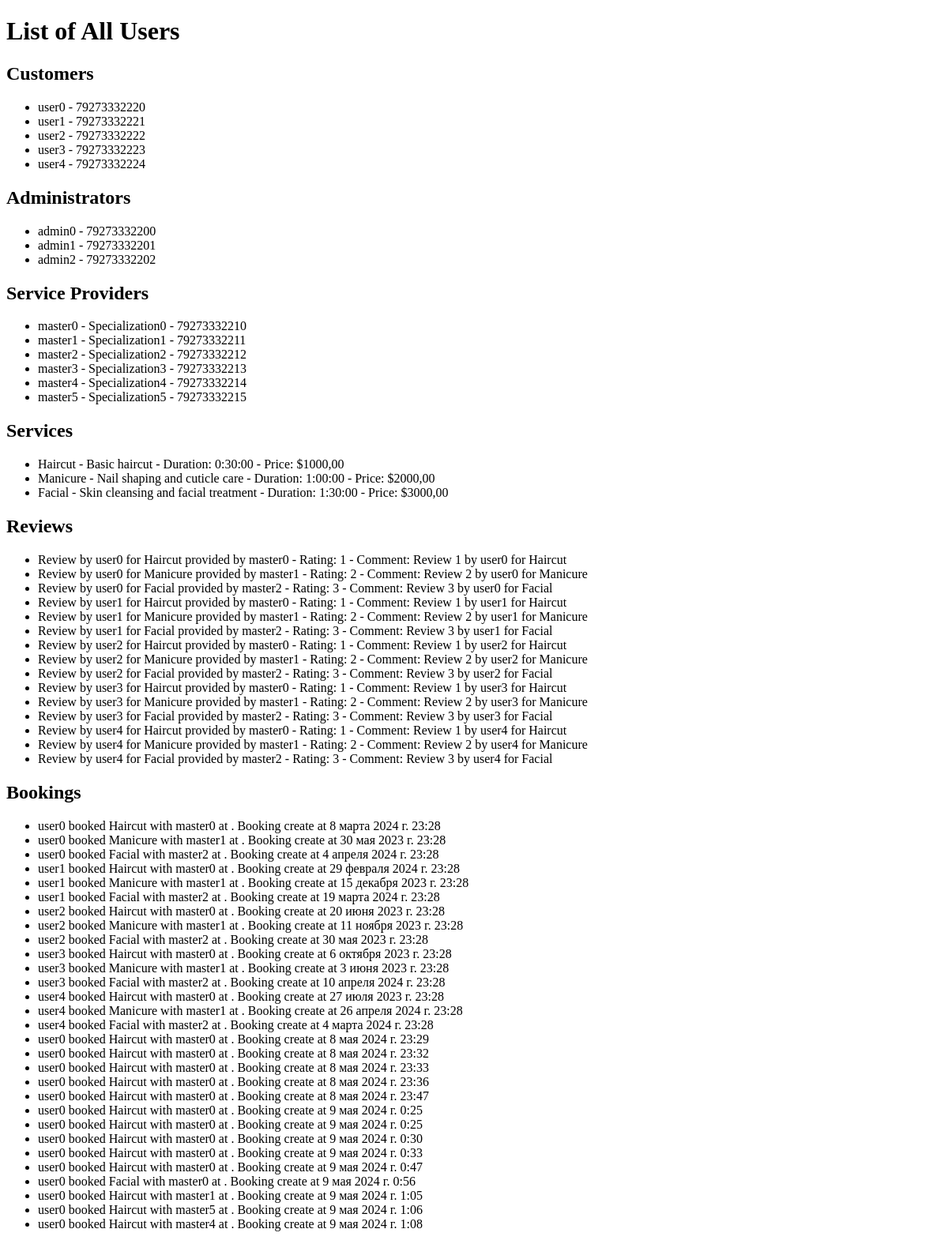
The page /list/ on the database as committed earlier.
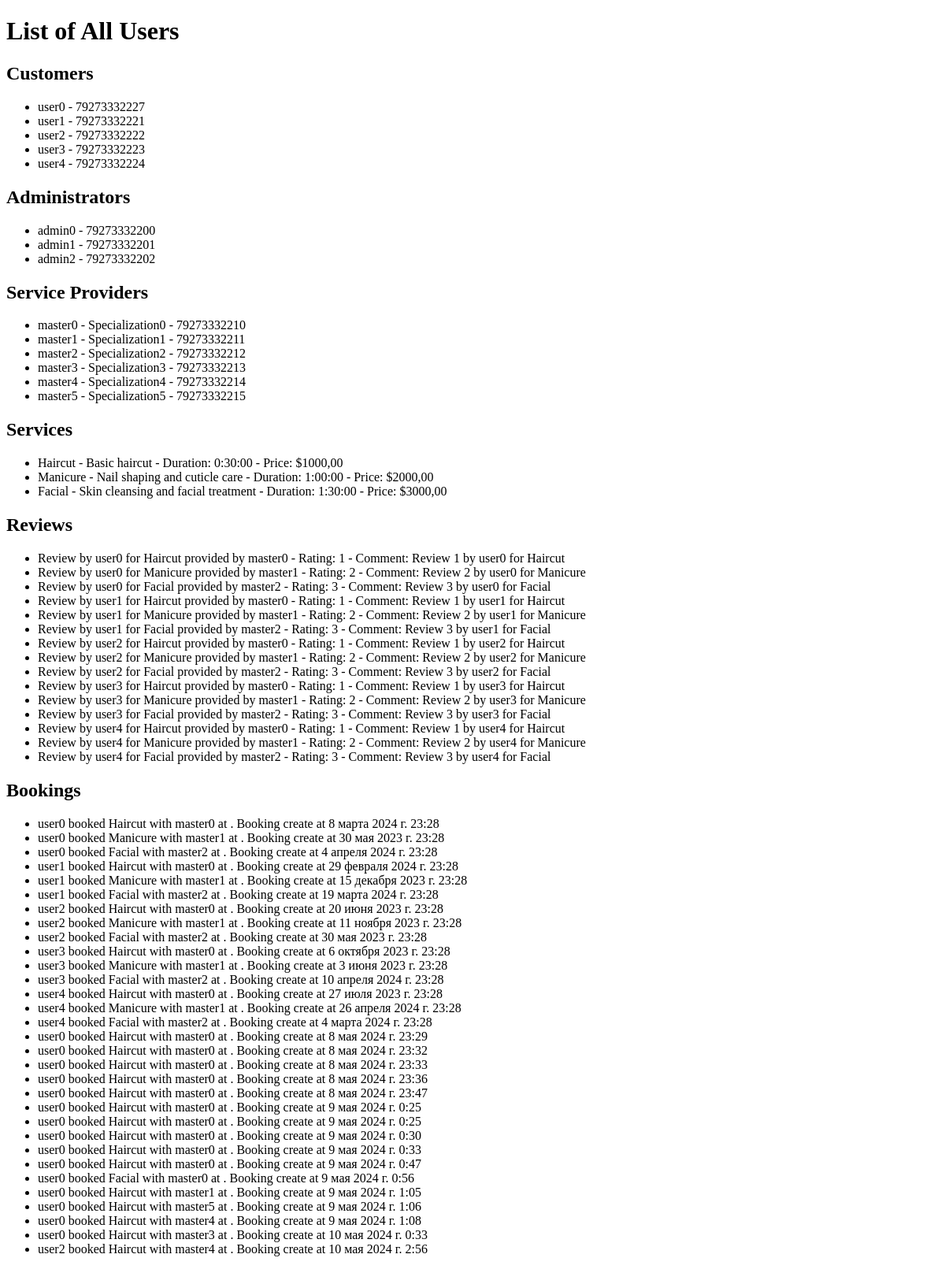
The same page on the database as committed later.
### booking/models.py (models this page shows, shortened)
class BaseProfile(models.Model):
    user = models.OneToOneField(User, on_delete=models.CASCADE)
    phone = models.CharField(max_length=20)
    birth_date = models.DateField(null=True, blank=True)
    class Meta:
        abstract = True  # Указываем, что модель является абстрактной и не должна создаваться в базе данных

class Customer(BaseProfile):
    pass

class Administrator(BaseProfile):
    pass

class ServiceProvider(BaseProfile):
    specialization = models.CharField(max_length=100)
    service = models.ManyToManyField('Service')

class Service(models.Model):
    name = models.CharField(max_length=100)
    description = models.TextField()
    duration = models.DurationField()
    price = models.DecimalField(max_digits=6, decimal_places=2)  # Цена услуги

class Review(models.Model):
    customer = models.ForeignKey(Customer, on_delete=models.CASCADE)
    service = models.ForeignKey(Service, on_delete=models.CASCADE)
    service_provider = models.ForeignKey(ServiceProvider, on_delete=models.CASCADE)  # Add ServiceProvider reference
    rating = models.IntegerField(default=1, choices=[(i, i) for i in range(1, 6)])
    comment = models.TextField()

class Booking(models.Model):
    customer = models.ForeignKey(Customer, on_delete=models.CASCADE)
    service = models.ForeignKey(Service, on_delete=models.CASCADE)
    service_provider = models.ForeignKey(ServiceProvider, on_delete=models.CASCADE)
    appointment_datetime = models.DateTimeField(default=timezone.now) #TODO удалить default после сдачи, нужно для заполнения бд коммандой
    created_at = models.DateTimeField(default=timezone.now)

### booking/views/__init__.py (the view)
# urls.py: path('list/', list_all_db, name='list'),
def list_all_db(request):
    context = {
        'customers': get_customers(),
        'administrators': get_administrators(),
        'service_providers': get_service_providers(),
        'services': get_services(),
        'reviews': get_reviews(),
        'bookings': get_bookings()
    }
    return render(request, 'list_all_db.html', context)

### booking/views/__init__.py (called while the page is built)
def get_customers():
    return Customer.objects.all()

def get_administrators():
    return Administrator.objects.all()

def get_service_providers():
    return ServiceProvider.objects.all()

def get_services():
    return Service.objects.all()

def get_reviews():
    return Review.objects.all()

def get_bookings():
    return Booking.objects.all()

### booking/templates/list_all_db.html (shortened to what this page needs)
<!DOCTYPE html>
<html lang="en">
<head>
</head>
<body>
<h1>List of All Users</h1>
<h2>Customers</h2>
<ul>
    {% for customer in customers %}
    <li>{{ customer.user.username }} - {{ customer.phone }}</li>
    {% empty %}
    <li>No customers found.</li>
    {% endfor %}
</ul>
<h2>Administrators</h2>
<ul>
    {% for admin in administrators %}
    <li>{{ admin.user.username }} - {{ admin.phone }}</li>
    {% empty %}
    <li>No administrators found.</li>
    {% endfor %}
</ul>
<h2>Service Providers</h2>
<ul>
    {% for provider in service_providers %}
    <li>{{ provider.user.username }} - {{ provider.specialization }} - {{ provider.phone }}</li>
    {% empty %}
    <li>No service providers found.</li>
    {% endfor %}
</ul>
<h2>Services</h2>
<ul>
    {% for service in services %}
    <li>{{ service.name }} - {{ service.description }} - Duration: {{ service.duration }} - Price: ${{ service.price }}</li>
    {% empty %}
    <li>No services found.</li>
    {% endfor %}
</ul>
<h2>Reviews</h2>
<ul>
    {% for review in reviews %}
    <li>Review by {{ review.customer.user.username }} for {{ review.service.name }} provided by {{ review.service_provider.user.username }} - Rating: {{ review.rating }} - Comment: {{ review.comment }}</li>
    {% empty %}
    <li>No reviews found.</li>
    {% endfor %}
</ul>
<h2>Bookings</h2>
<ul>
    {% for booking in bookings %}
    <li>{{ booking.customer.user.username }} booked {{ booking.service.name }} with {{ booking.service_provider.user.username }} at {{ booking.appointment_time }}. Booking create at {{ booking.created_at  }}</li>
    {% empty %}
    <li>No bookings found.</li>
    {% endfor %}
</ul>
</body>
</html>

Rows that differ between the two databases and show on the page:
changed Customer "user0": phone "79273332220" → "79273332227"
added Booking: customer.user.username "user0", service.name "Haircut", service_provider.user.username "master3", created_at "10 мая 2024 г. 0:33"
added Booking: customer.user.username "user2", service.name "Haircut", service_provider.user.username "master4", created_at "10 мая 2024 г. 2:56"
